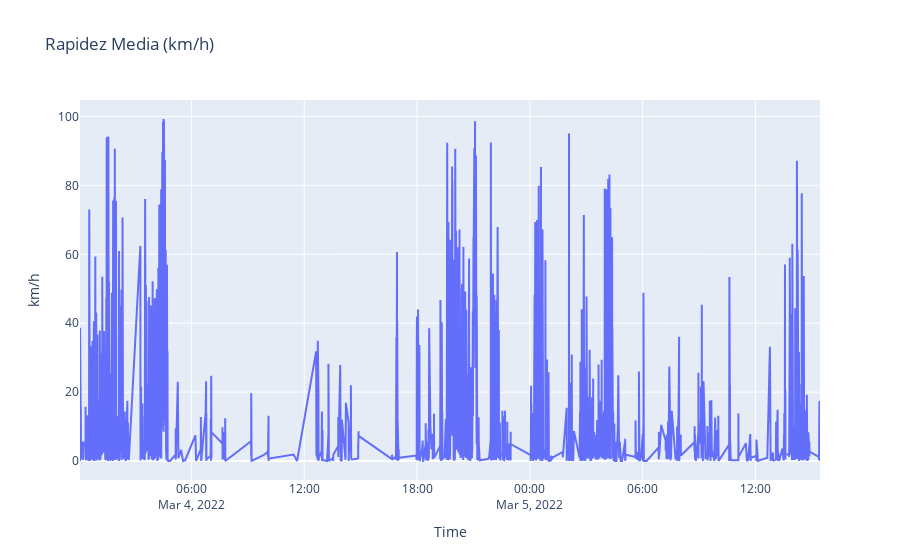
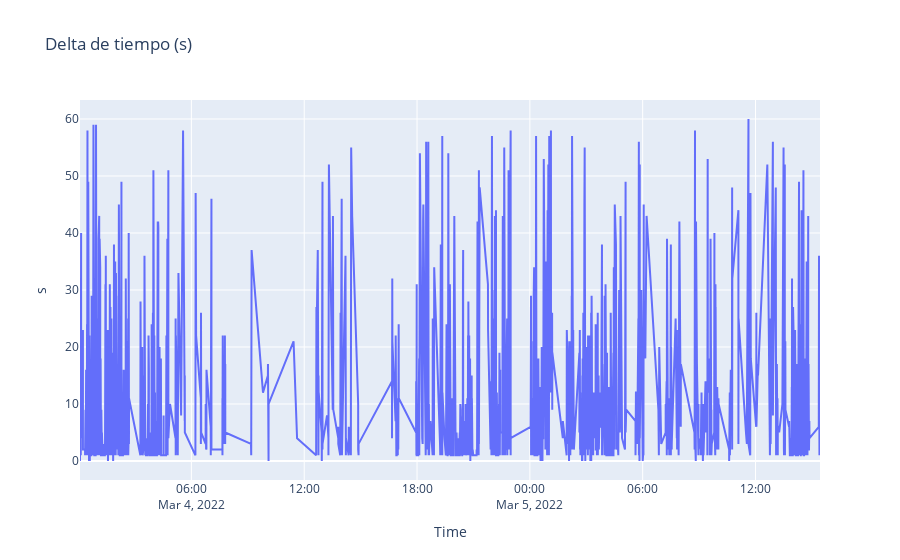
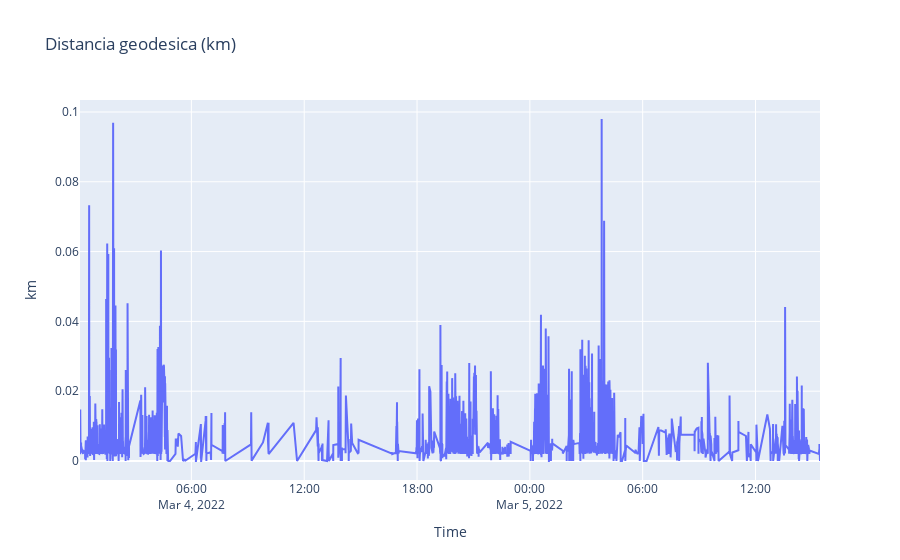

Notebook code cell kept with these figures, in order:
### Code cell
cols = ['rapidez_media_km_h', 'diferencia_tiempo_segundos','distancia_geodesica_km']
labels = ['Rapidez Media (km/h)', 'Delta de tiempo (s)','Distancia geodesica (km)']

plot_vel(datos_proc, cols, labels)

### Figure 1 — Plotly figure (JSON) as saved in the notebook; plotly's stock layout.template omitted (floating-point values rounded to 4 significant figures; data arrays with more than 128 entries replaced by an {"elided": "..."} marker saying what was removed)
{"data": [{"mode": "lines", "name": "Rapidez Media (km/h)", "type": "scatter", "x": {"elided": "18309 str values"}, "y": {"elided": "18309 float values"}}], "layout": {"title": {"text": "Rapidez Media (km/h)"}, "xaxis": {"title": {"text": "Time"}}, "yaxis": {"title": {"text": "km/h"}}}}

### Figure 2 — Plotly figure (JSON) as saved in the notebook; plotly's stock layout.template omitted (floating-point values rounded to 4 significant figures; data arrays with more than 128 entries replaced by an {"elided": "..."} marker saying what was removed)
{"data": [{"mode": "lines", "name": "Delta de tiempo (s)", "type": "scatter", "x": {"elided": "18309 str values"}, "y": {"elided": "18309 int values"}}], "layout": {"title": {"text": "Delta de tiempo (s)"}, "xaxis": {"title": {"text": "Time"}}, "yaxis": {"title": {"text": "s"}}}}

### Figure 3 — Plotly figure (JSON) as saved in the notebook; plotly's stock layout.template omitted (floating-point values rounded to 4 significant figures; data arrays with more than 128 entries replaced by an {"elided": "..."} marker saying what was removed)
{"data": [{"mode": "lines", "name": "Distancia geodesica (km)", "type": "scatter", "x": {"elided": "18309 str values"}, "y": {"elided": "18309 float values"}}], "layout": {"title": {"text": "Distancia geodesica (km)"}, "xaxis": {"title": {"text": "Time"}}, "yaxis": {"title": {"text": "km"}}}}
